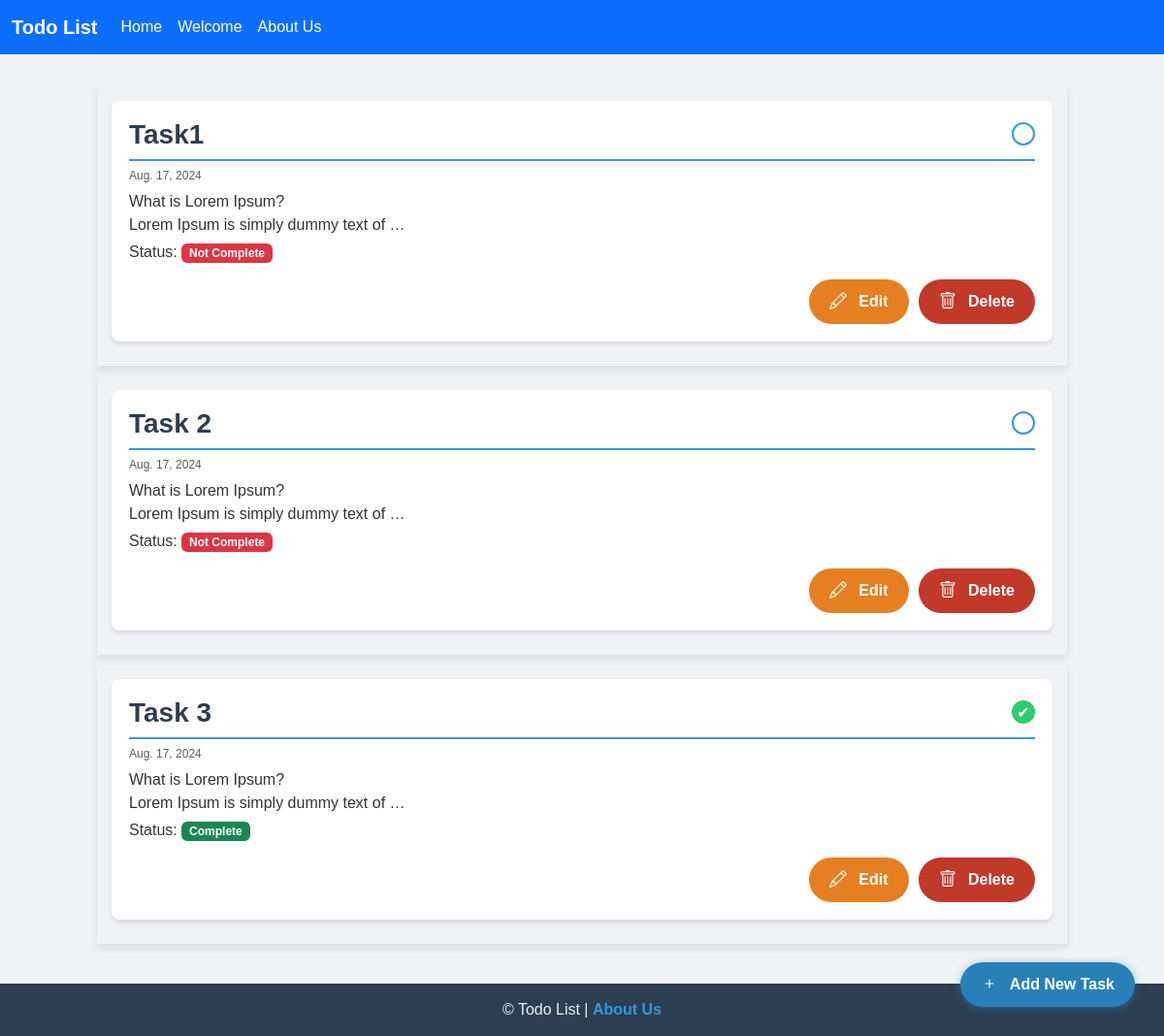
The page /tasks/ on the database as committed earlier.
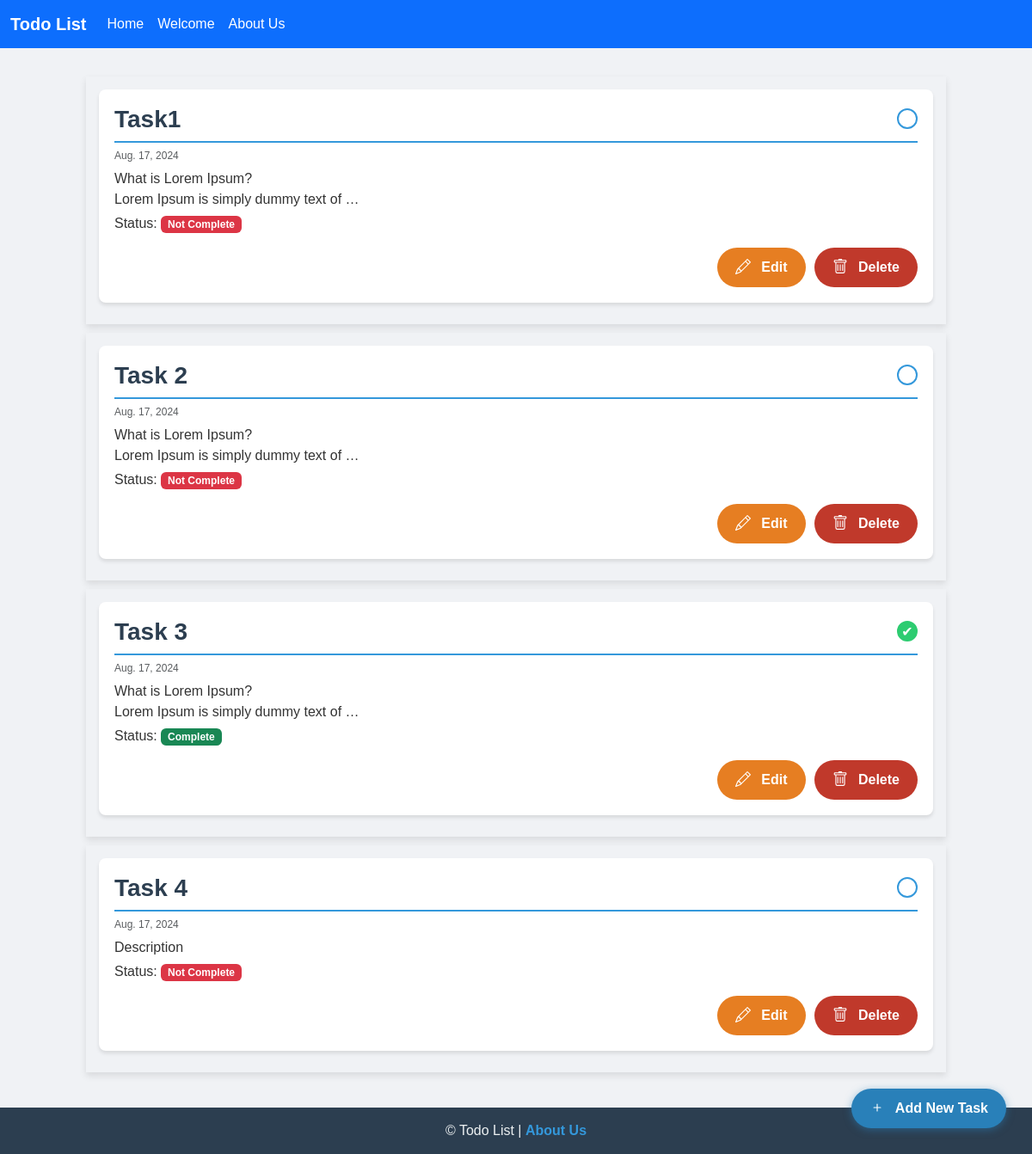
The same page on the database as committed later.
### tasks/models.py (models this page shows, shortened)
class Task(models.Model):
    title = models.CharField(max_length=200)
    description = models.TextField(blank=True)
    date = models.DateField(auto_now=False, auto_now_add=True)
    complete = models.BooleanField(default=False)
    position = models.PositiveIntegerField(default=0)

### tasks/views.py (the view)
# urls.py: path('', task_views.TaskListView.as_view(), name='tasks_list'),
class TaskListView(ListView):
    model = Task
    template_name = "tasks_list.html"
    context_object_name = 'tasks'

### templates/tasks_list.html (shortened to what this page needs)
{% extends "base.html" %}
{% block content %}
    <div class="task-container">
        <ul id="task-list" class="task-list">
            {% for task in tasks %}
            <li class="task-item" data-id="{{ task.id }}">
                <div class="task-card">
                    <div class="card-body">
                        <h3 class="card-title">
                            <a href="{% url 'task_detail' task.id %}">{{ task.title }}</a>
                            <form method="POST" action="{% url 'toggle_task_status' task.id %}" class="d-inline">
                                <button type="submit" class="task-status {% if task.complete %}completed{% endif %}" title="Toggle task status">
                                </button>
                            </form>
                        </h3>
                        <h6 class="card-subtitle mb-2 text-muted">{{ task.date }}</h6>
                        <p class="card-text">{{ task.description | safe | linebreaks | truncatewords:10 }}</p>
                        <p>Status:
                            {% if task.complete %}
                                <span class="badge bg-success">Complete</span>
                            {% else %}
                                <span class="badge bg-danger">Not Complete</span>
                            {% endif %}
                        </p>
                        <div class="task-actions d-flex justify-content-end mt-3">
                            <a href="{% url 'task_update' task.pk %}" class="btn btn-edit mr-2">
                                Edit
                            </a>
                            <a href="{% url 'task_delete' task.pk %}" class="btn btn-delete">
                                Delete
                            </a>
                        </div>
                    </div>
                </div>
            </li>
            {% endfor %}
        </ul>
        <div class="container mb-4">
           <a href="{% url 'task_create' %}" class="btn btn-add">
                <svg xmlns="http://www.w3.org/2000/svg" width="16" height="16" fill="currentColor" class="bi bi-plus" viewBox="0 0 16 16">
                    <path d="M8 4a.5.5 0 0 1 .5.5v3h3a.5.5 0 0 1 0 1h-3v3a.5.5 0 0 1-1 0v-3h-3a.5.5 0 0 1 0-1h3v-3A.5.5 0 0 1 8 4z"/>
                </svg>
                Add New Task
            </a>
        </div>
    </div>
{% endblock %}

Rows that differ between the two databases and show on the page:
added Task: title "Task 4", complete False (drawn), date "Aug. 17, 2024", description "Description"
